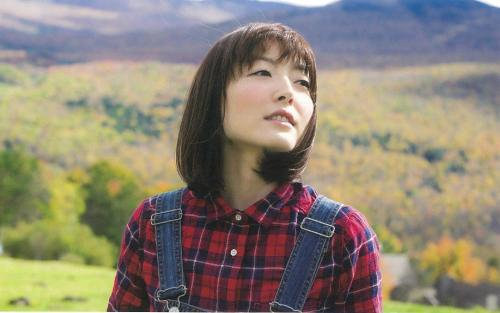
#> input picture picture/test1.jpg, 500 x 313 px
$ python picture17.py
#> lines starting #> are read from the running program, lines starting #| are printed output that depends on the picture; after the words box and inside, x2 and y2 are one past the last pixel; in counts of white or black regions, pixels touching at a corner belong together
import cv2
import numpy as np

img = cv2.imread('test1.jpg')
#> img is the input picture: shape (313, 500, 3); mean B, G, R 115.9, 131.7, 140.8

grayImg = cv2.cvtColor(img, cv2.COLOR_BGR2GRAY)
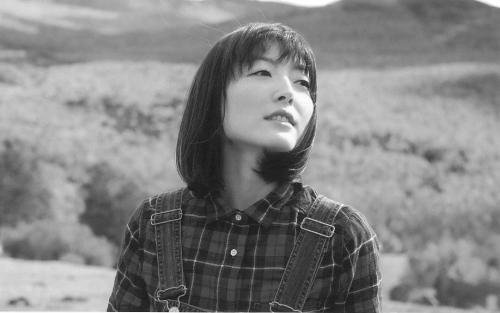
#> grayImg: shape (313, 500); min 15, max 255, mean 132.6
_, binImg = cv2.threshold(grayImg, 100, 255, cv2.THRESH_BINARY)
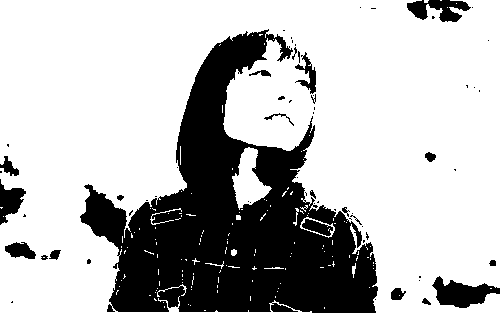
#> binImg: shape (313, 500); 72.7% white; 65 black regions (42 under 20 px)
contours, hierarchy = cv2.findContours(binImg, cv2.RETR_TREE, cv2.CHAIN_APPROX_NONE)
#> contours = 226 contours, 199 with area under 20; largest, box (x1, y1, x2, y2) and area: (0, 0, 500, 313) 111494, (232, 147, 272, 210) 1180, (294, 51, 317, 95) 414, (4, 241, 37, 260) 386, (300, 217, 335, 238) 384

cv2.drawContours(img, contours, 1, (0, 200, 0), 2)
#> img: shape (313, 500, 3); 0.01% of pixels changed, all inside (x1, y1, x2, y2) = (323, 306, 326, 310)
x, y, w, h = cv2.boundingRect(contours[1])
#> x = 324; y = 307; w = 1; h = 2
cv2.rectangle(img, (x, y), (x+w, y+h), (0, 0, 200), 2)
#> img: shape (313, 500, 3); mean B, G, R 115.9, 131.7, 140.8
cv2.imshow('coutours image', img)
cv2.imshow('test', binImg)

cv2.waitKey()
cv2.destroyAllWindows()

$ run again, with picture/test2.jpg copied over picture/test1.jpg
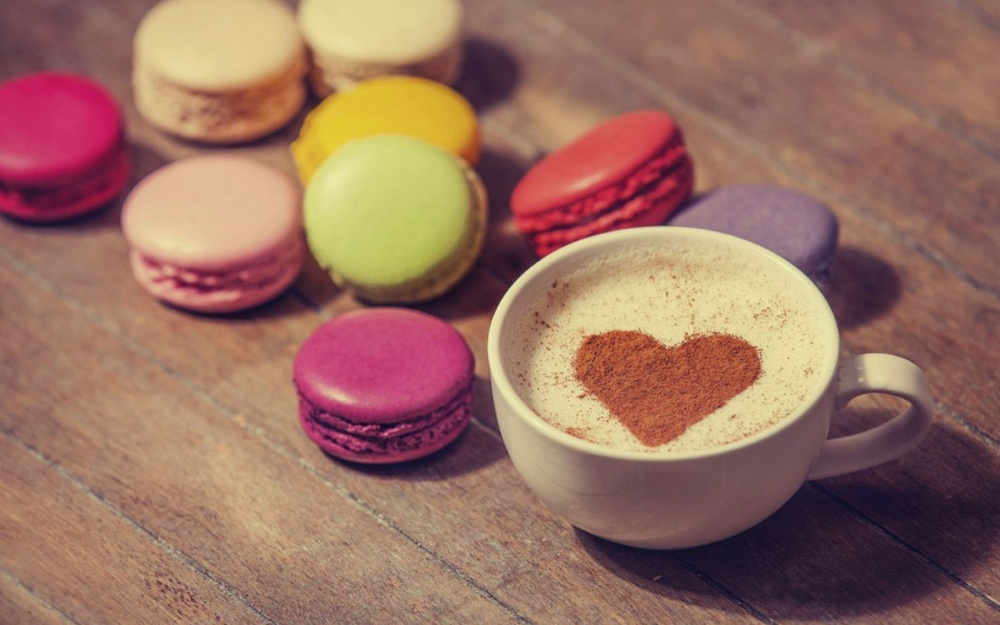
#> input picture picture/test2.jpg, 1000 x 625 px, shrunk from 1920 x 1200 before the run
#> img is the input picture: shape (625, 1000, 3); mean B, G, R 97.1, 111.9, 153.2
#> `grayImg = cv2.cvtColor(img, cv2.COLOR_BGR2GRAY)`:
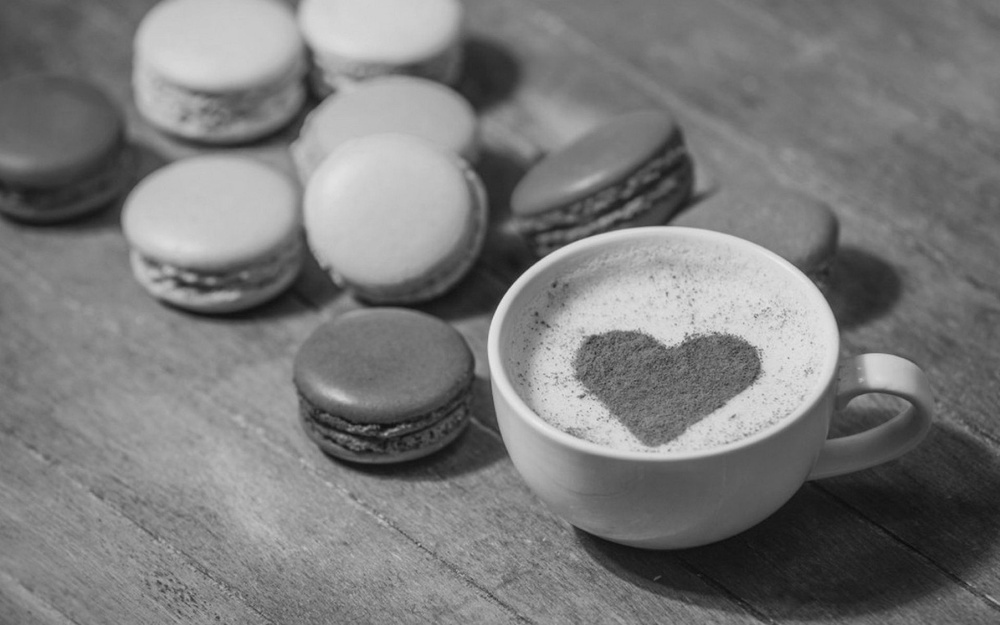
#> grayImg: shape (625, 1000); min 9, max 234, mean 122.6
#> `_, binImg = cv2.threshold(grayImg, 100, 255, cv2.THRESH_BINARY)`:
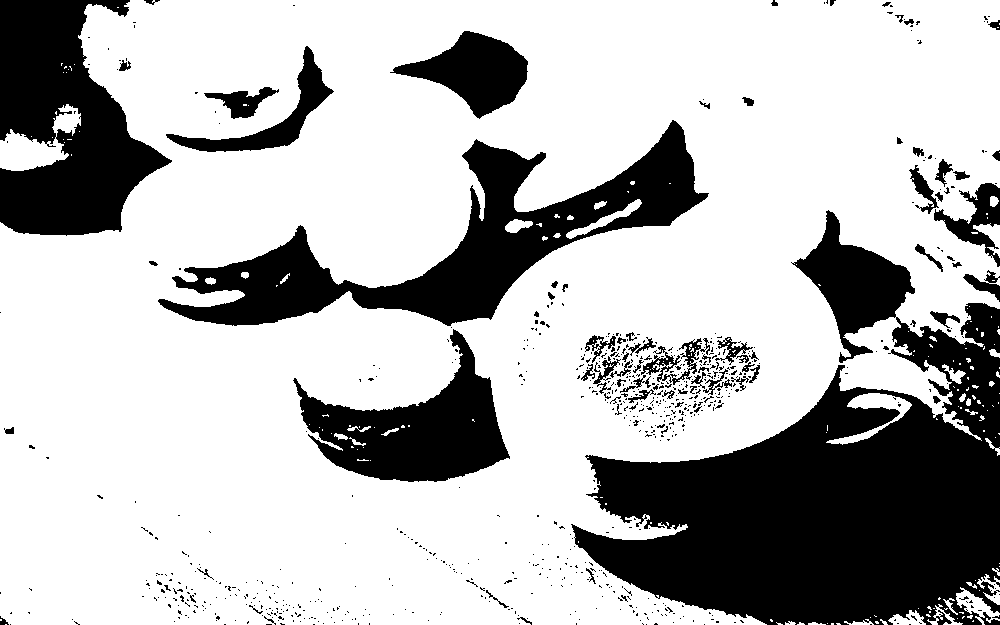
#> binImg: shape (625, 1000); 71.8% white; 759 black regions (683 under 20 px)
#> contours = 1192 contours, 1056 with area under 20; largest, box (x1, y1, x2, y2) and area: (0, 0, 1000, 625) 510996, (157, 119, 710, 327) 33180, (292, 328, 511, 483) 15424, (791, 209, 916, 364) 7574, (389, 30, 529, 120) 6062
#> x = 836; y = 623; w = 5; h = 2

$ run again, with picture/test4.jpg copied over picture/test1.jpg
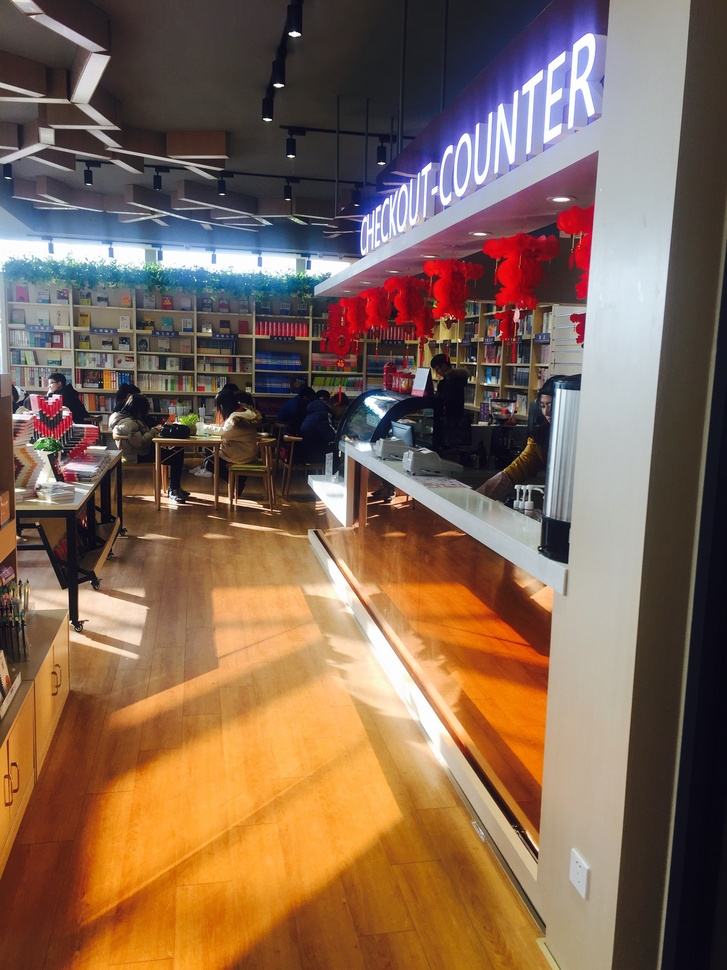
#> input picture picture/test4.jpg, 727 x 970 px, shrunk from 2448 x 3264 before the run
#> img is the input picture: shape (970, 727, 3); mean B, G, R 83.6, 102.4, 130
#> `grayImg = cv2.cvtColor(img, cv2.COLOR_BGR2GRAY)`:
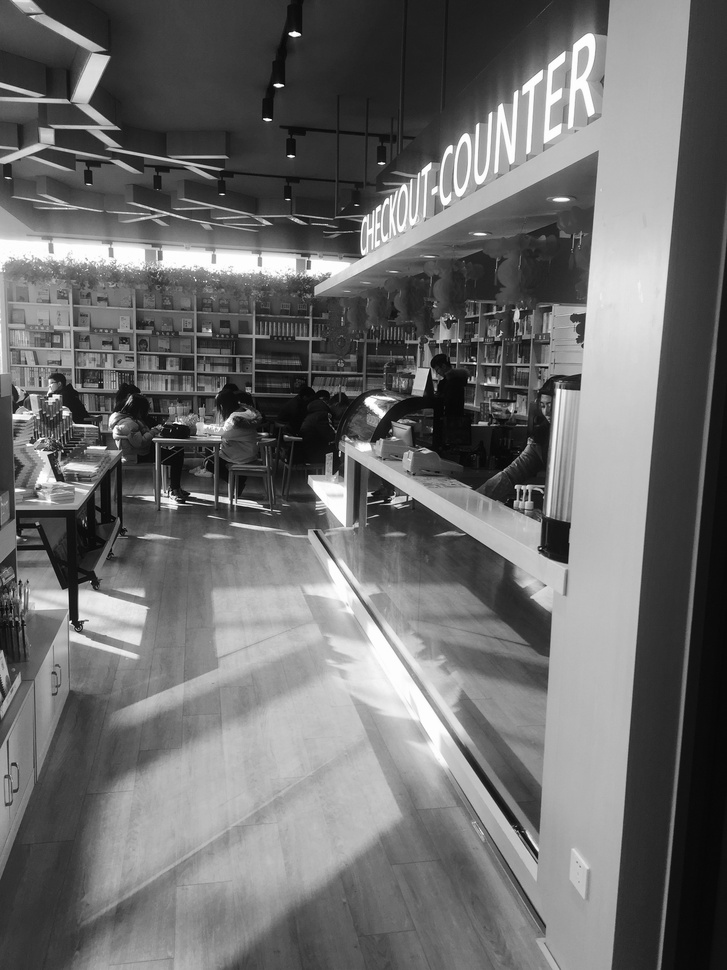
#> grayImg: shape (970, 727); min 1, max 255, mean 108.5
#> `_, binImg = cv2.threshold(grayImg, 100, 255, cv2.THRESH_BINARY)`:
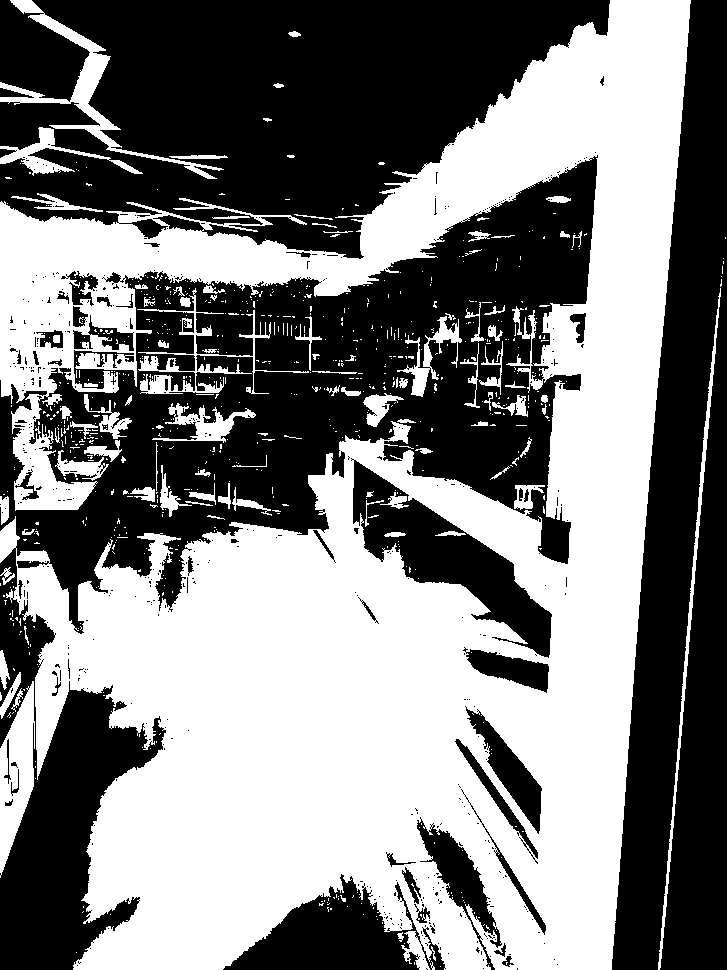
#> binImg: shape (970, 727); 49.5% white; 740 white regions (645 under 20 px)
#> contours = 1532 contours, 1393 with area under 20; largest, box (x1, y1, x2, y2) and area: (0, 0, 691, 970) 340550, (352, 459, 553, 659) 13266, (0, 681, 35, 878) 3791, (0, 0, 224, 179) 3448, (465, 706, 543, 835) 2949
#> x = 489; y = 963; w = 1
